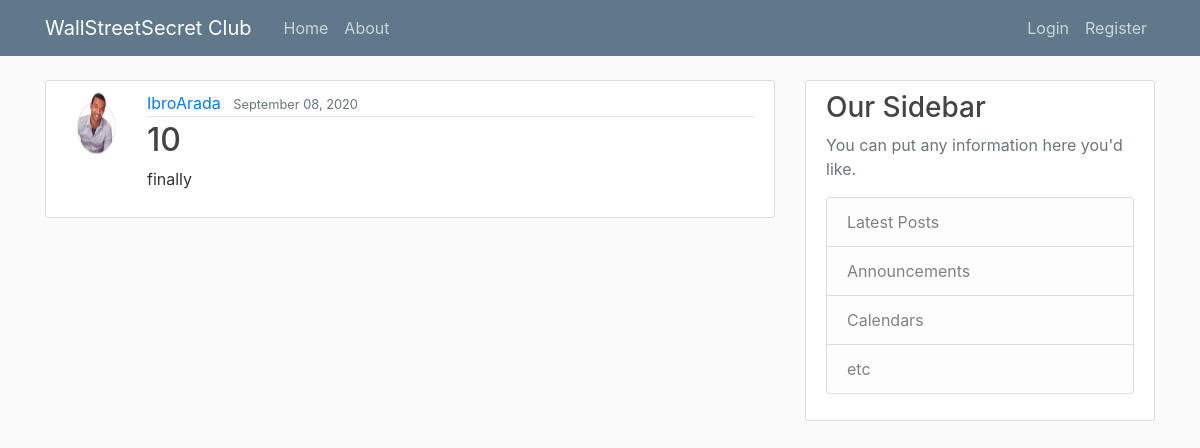
Page /post/20/ on the committed database.
### blog/models.py (models this page shows, shortened)
class posts(models.Model):
    Title= models.CharField(max_length=100)
    content= models.TextField()
    Date_posted= models.DateTimeField(default= timezone.now)
    author= models.ForeignKey(User,on_delete= models.CASCADE)

### user/models.py (models this page shows, shortened)
class Profile(models.Model):
    user= models.OneToOneField(User, on_delete= models.CASCADE)
    image= models.ImageField(default= 'default.jpg', upload_to = 'profile_pics')

### blog/views.py (the view)
class PostDetailView(DetailView):
    model = posts

### blog/Templates/blog/posts_detail.html (shortened to what this page needs)
{% extends "blog/base.html" %}
    {% block content %}
      <article class="media content-section">
            <img class = 'rounded-circle article-img'src="{{ object.author.profile.image.url}}">
            <div class="media-body">
                  <div class="article-metadata">
                    <a class="mr-2" href="{% url 'user-posts' object.author.username %}">{{ object.author }}</a>
                    <small class="text-muted">{{ object.Date_posted|date:"F d, Y" }}</small>
                  </div>
                  <h2 class="article-title" >{{ object.Title }}</h2>
                  <p class="article-content">{{ object.content }}</p>
            </div>
      </article>
    {% endblock content%}

### blog/static/blog/main.css (style rules this page uses)
body { background: #fafafa; color: #333333; margin-top: 5rem; }
h1, h2, h3, h4, h5, h6 { color: #444444; }
.content-section { background: #ffffff; padding: 10px 20px; border: 1px solid #dddddd; border-radius: 3px; margin-bottom: 20px; }
.article-title { color: #444444; }
.article-content { white-space: pre-line; }
.article-img { height: 65px; width: 65px; margin-right: 16px; }
.article-metadata { padding-bottom: 1px; margin-bottom: 4px; border-bottom: 1px solid #e3e3e3 }

### rows in the picture
posts: author.profile.image (picture), author "IbroArada", Date_posted "September 08, 2020", Title "10", content "finally"
